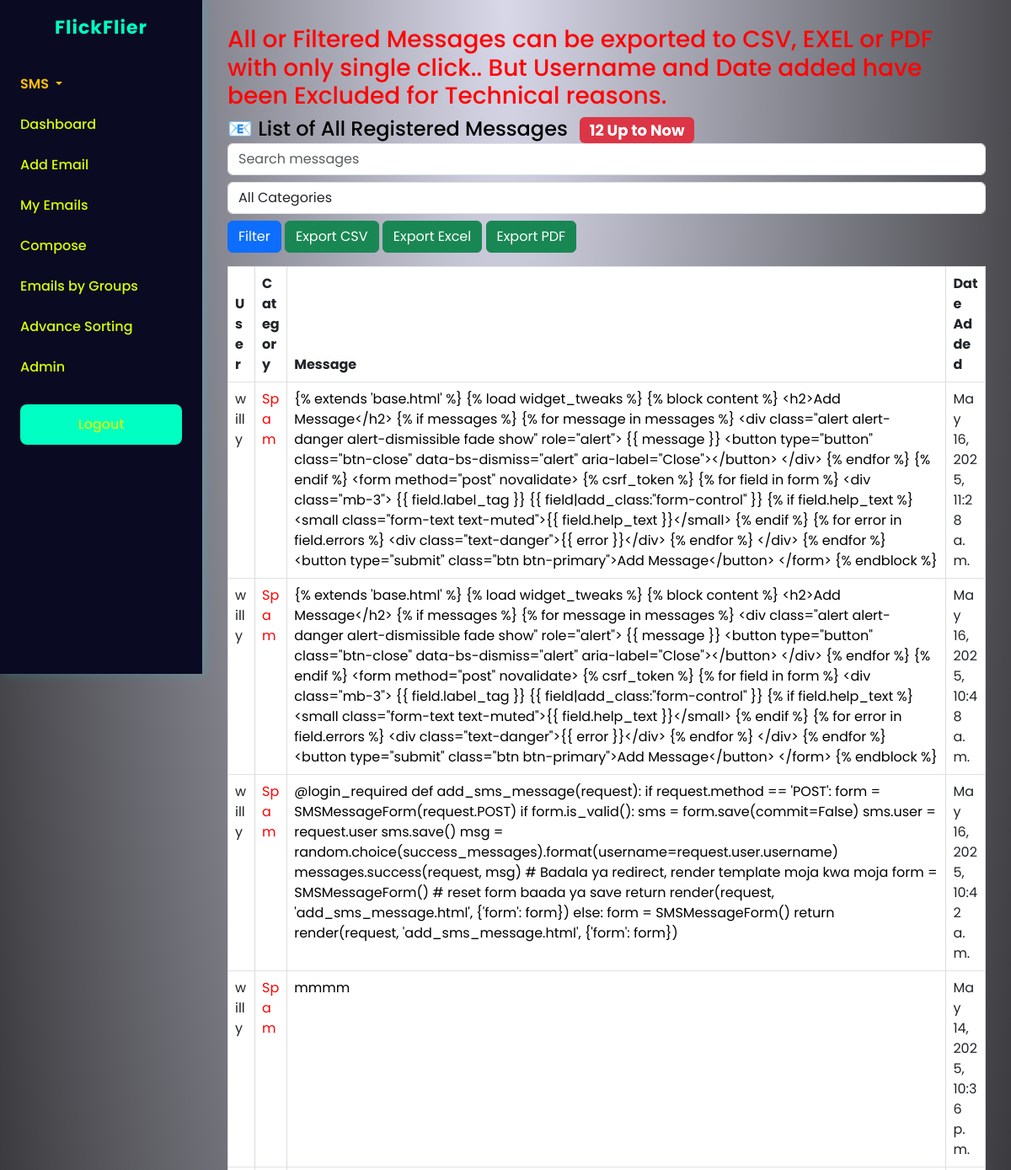
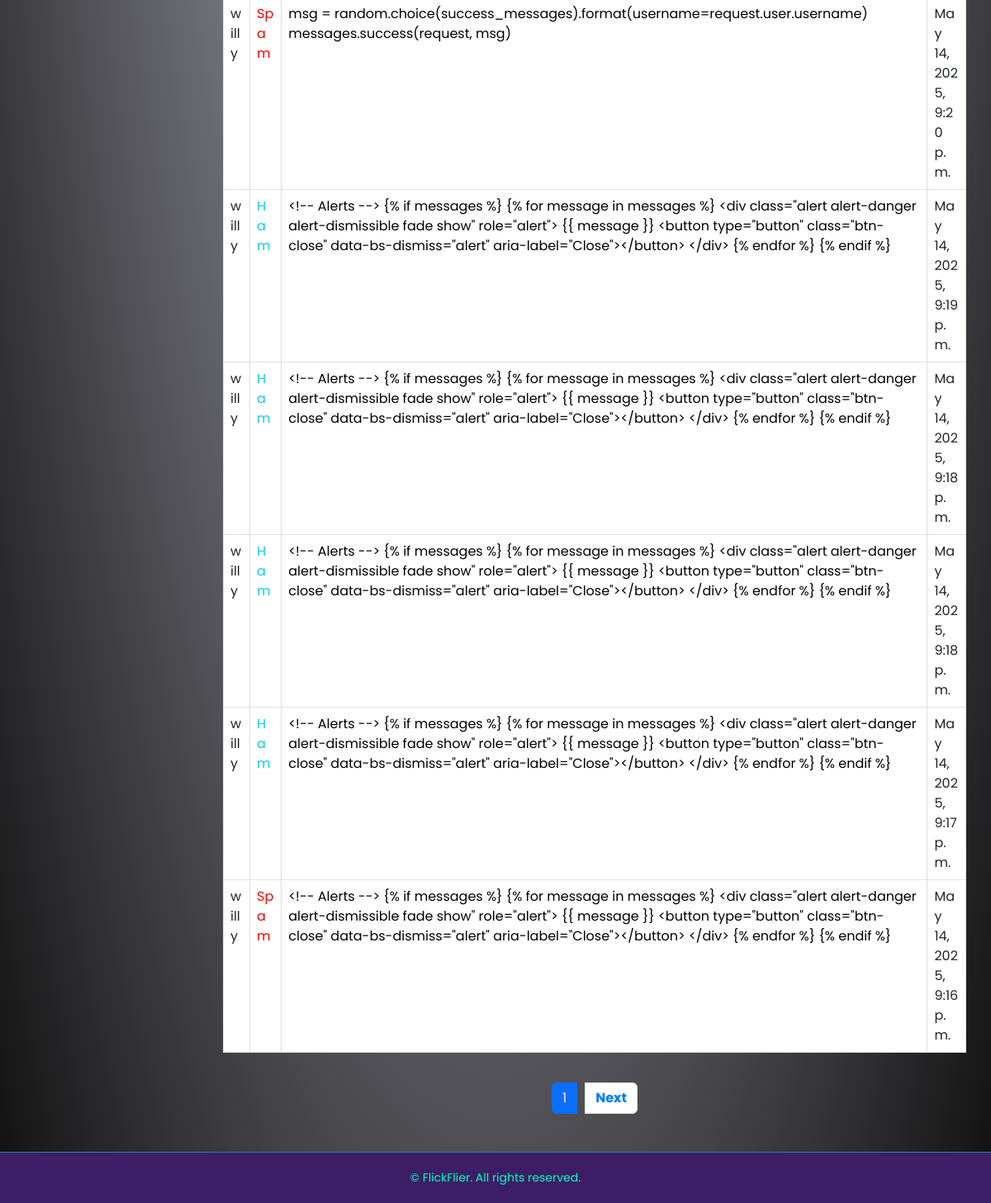
Page /sms/list/ (signed in) on the committed database (2 pictures, top to bottom).
### Email_app/models.py (models this page shows, shortened)
class SMSMessage(models.Model):
    SPAM_HAM_CHOICES = [
        ('spam', 'Spam'),
        ('ham', 'Ham'),
    ]
    user = models.ForeignKey(User, on_delete=models.CASCADE)
    message = models.TextField()
    category = models.CharField(max_length=10, choices=SPAM_HAM_CHOICES)
    date_added = models.DateTimeField(auto_now_add=True)

### Email_app/views.py (the view)
# urls.py: path('sms/list/', views.sms_message_list, name='sms_message_list'),
@login_required
def sms_message_list(request):
    search_query = request.GET.get('search', '')
    category_filter = request.GET.get('category', '')
    messages_qs = SMSMessage.objects.all()
    total_messages = messages_qs.count()
    if search_query:
        messages_qs = messages_qs.filter(message__icontains=search_query)
    if category_filter in ['spam', 'ham']:
        messages_qs = messages_qs.filter(category=category_filter)
    filtered_count = messages_qs.count()
    paginator = Paginator(messages_qs.order_by('-date_added'), 10)
    page_number = request.GET.get('page')
    page_obj = paginator.get_page(page_number)
    export_format = request.GET.get('export', '')
    if export_format == 'csv':
        return export_sms_csv(messages_qs)
    elif export_format == 'excel':
        return export_sms_excel(messages_qs)
    elif export_format == 'pdf':
        return export_sms_pdf(messages_qs)
    return render(request, 'sms_message_list.html', {
        'page_obj': page_obj,
        'search_query': search_query,
        'category_filter': category_filter,
        'total_messages': total_messages,
        'filtered_count': filtered_count,
    })

### templates/sms_message_list.html (shortened to what this page needs)
{% extends 'base.html' %}
{% block content %}
<marquee behavior="scroll" direction="left" style="color:rgb(253, 5, 5)">
    <h3>All or Filtered Messages can be exported to CSV, EXEL or PDF with only single click.. But Username and Date added have been Excluded for Technical reasons.</h3></marquee>
{% if search_query %}
<h4 class="mb-0">
    📧 System found <strong> <span class="badge bg-danger ms-2 text-white">{{ filtered_count }}</span></strong> out of <strong> <span class="badge bg-danger ms-2 text-white">{{ total_messages }}</span></strong> Messages
</h4>
{% else %}
<h4 class="mb-0">
    📧 List of All Registered Messages
    <span class="badge bg-danger ms-2 text-white"> {{ total_messages }} Up to Now</span>
</h4>
{% endif %}
<form method="get" class="mb-3">
  <input type="text" name="search" placeholder="Search messages" value="{{ search_query }}" class="form-control mb-2" />
  <select name="category" class="form-control mb-2">
    <option value="">All Categories</option>
  </select>
  <button type="submit" class="btn btn-primary">Filter</button>
  <a href="?export=csv" class="btn btn-success">Export CSV</a>
  <a href="?export=excel" class="btn btn-success">Export Excel</a>
  <a href="?export=pdf" class="btn btn-success">Export PDF</a>
</form>
<div style="overflow-x:auto;">
  <table class="table table-bordered table-responsive">
    <thead>
      <tr>
        <th>User</th>
        <th>Category</th>
        <th style="min-width: 300px; word-wrap: break-word;">Message</th>
        <th>Date Added</th>
      </tr>
    </thead>
    <tbody>
      {% for msg in page_obj %}
      <tr>
        <td>{{ msg.user.username }}</td>
        <td>
          <span class="{% if msg.category == 'spam' %}spam-zoom{% else %}text-info{% endif %}">
            {{ msg.get_category_display }}
          </span>
        </td>
        <td style="color: {% if msg.category == 'ham' %}black{% else %}black{% endif %}; white-space: normal; word-break: break-word;">
          {{ msg.message }}
        </td>
        <td>{{ msg.date_added }}</td>
      </tr>
      {% empty %}
      <tr><td colspan="4">No messages found.</td></tr>
      {% endfor %}
    </tbody>
  </table>
</div>
<nav>
  <ul class="pagination">
    <li class="page-item active"><span class="page-link">{{ page_obj.number }}</span></li>
    {% if page_obj.has_next %}
      <li class="page-item"><a class="page-link" href="?page={{ page_obj.next_page_number }}&search={{ search_query }}&category={{ category_filter }}">Next</a></li>
    {% endif %}
  </ul>
</nav>
{% endblock %}

### templates/base.html (style rules this page uses)
.spam-zoom { color: red; display: inline-block; animation: zoomInOut 1.5s infinite; }
form { margin-bottom: 20px; }
table { width: 100%; border-collapse: collapse; min-width: 600px; }
th, td { border: 1px solid #ddd; padding: 10px; text-align: left; }
th { background-color: #f0f0f0; }
.pagination { margin-top: 20px; display: flex; flex-wrap: wrap; gap: 10px; align-items: center; justify-content: center; font-size: 14px; }
.pagination a { color: #007BFF; text-decoration: none; font-weight: bold; }
body { background: radial-gradient(ellipse at top, #d8d8e9, #111111); font-family: 'Poppins', sans-serif; margin: 0; color: #000000; display: flex; flex-direction: column; min-height: 100vh; }
@media (min-width: 992px) { table td, table th { word-break: break-word; white-space: normal; } }

### rows in the picture
SMSMessage: user.username "willy", category "Spam", message "{% extends 'base.html' %} {% load widget_tweaks %} {% block content %} <h2>Add Message</h2> {% if messages %} {% for message in messages %} <div class=\"alert alert-danger alert-dismissible fade show\" role=\"alert\"> {{ message }} <button type=\"button\" class=\"btn-close\" data-bs-dismiss=\"alert\" aria-label=\"Close\"></button> </div> {% endfor %} {% endif %} <form method=\"post\" novalidate> {% csrf_token %} {% for field in form %} <div class=\"mb-3\"> {{ field.label_tag }} {{ field|add_class:\"form-control\" }} {% if field.help_text %} <small class=\"form-text text-muted\">{{ field.help_text }}</small> {% endif %} {% for error in field.errors %} <div class=\"text-danger\">{{ error }}</div> {% endfor %}…", date_added "May 16, 2025, 11:28 a.m."
SMSMessage: user.username "willy", category "Spam", message "{% extends 'base.html' %} {% load widget_tweaks %} {% block content %} <h2>Add Message</h2> {% if messages %} {% for message in messages %} <div class=\"alert alert-danger alert-dismissible fade show\" role=\"alert\"> {{ message }} <button type=\"button\" class=\"btn-close\" data-bs-dismiss=\"alert\" aria-label=\"Close\"></button> </div> {% endfor %} {% endif %} <form method=\"post\" novalidate> {% csrf_token %} {% for field in form %} <div class=\"mb-3\"> {{ field.label_tag }} {{ field|add_class:\"form-control\" }} {% if field.help_text %} <small class=\"form-text text-muted\">{{ field.help_text }}</small> {% endif %} {% for error in field.errors %} <div class=\"text-danger\">{{ error }}</div> {% endfor %}…", date_added "May 16, 2025, 10:48 a.m."
SMSMessage: user.username "willy", category "Spam", message "@login_required def add_sms_message(request): if request.method == 'POST': form = SMSMessageForm(request.POST) if form.is_valid(): sms = form.save(commit=False) sms.user = request.user sms.save() msg = random.choice(success_messages).format(username=request.user.username) messages.success(request, msg) # Badala ya redirect, render template moja kwa moja form = SMSMessageForm() # reset form baada ya save return render(request, 'add_sms_message.html', {'form': form}) else: form = SMSMessageForm() return render(request, 'add_sms_message.html', {'form': form})", date_added "May 16, 2025, 10:42 a.m."
SMSMessage: user.username "willy", category "Spam", message "mmmm", date_added "May 14, 2025, 10:36 p.m."
SMSMessage: user.username "willy", category "Spam", message "msg = random.choice(success_messages).format(username=request.user.username) messages.success(request, msg)", date_added "May 14, 2025, 9:20 p.m."
SMSMessage: user.username "willy", category "Ham", message "<!-- Alerts --> {% if messages %} {% for message in messages %} <div class=\"alert alert-danger alert-dismissible fade show\" role=\"alert\"> {{ message }} <button type=\"button\" class=\"btn-close\" data-bs-dismiss=\"alert\" aria-label=\"Close\"></button> </div> {% endfor %} {% endif %}", date_added "May 14, 2025, 9:19 p.m."
SMSMessage: user.username "willy", category "Ham", message "<!-- Alerts --> {% if messages %} {% for message in messages %} <div class=\"alert alert-danger alert-dismissible fade show\" role=\"alert\"> {{ message }} <button type=\"button\" class=\"btn-close\" data-bs-dismiss=\"alert\" aria-label=\"Close\"></button> </div> {% endfor %} {% endif %}", date_added "May 14, 2025, 9:18 p.m."
SMSMessage: user.username "willy", category "Ham", message "<!-- Alerts --> {% if messages %} {% for message in messages %} <div class=\"alert alert-danger alert-dismissible fade show\" role=\"alert\"> {{ message }} <button type=\"button\" class=\"btn-close\" data-bs-dismiss=\"alert\" aria-label=\"Close\"></button> </div> {% endfor %} {% endif %}", date_added "May 14, 2025, 9:18 p.m."
SMSMessage: user.username "willy", category "Ham", message "<!-- Alerts --> {% if messages %} {% for message in messages %} <div class=\"alert alert-danger alert-dismissible fade show\" role=\"alert\"> {{ message }} <button type=\"button\" class=\"btn-close\" data-bs-dismiss=\"alert\" aria-label=\"Close\"></button> </div> {% endfor %} {% endif %}", date_added "May 14, 2025, 9:17 p.m."
SMSMessage: user.username "willy", category "Spam", message "<!-- Alerts --> {% if messages %} {% for message in messages %} <div class=\"alert alert-danger alert-dismissible fade show\" role=\"alert\"> {{ message }} <button type=\"button\" class=\"btn-close\" data-bs-dismiss=\"alert\" aria-label=\"Close\"></button> </div> {% endfor %} {% endif %}", date_added "May 14, 2025, 9:16 p.m."

### other values in the picture
{{ total_messages }} "12"
{{ page_obj.number }} "1"
